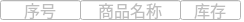
<?xml version="1.0" encoding="UTF-8"?>
<ui version="4.0">
 <class>stockForm</class>
 <widget class="QWidget" name="stockForm">
  <property name="geometry">
   <rect>
    <x>0</x>
    <y>0</y>
    <width>244</width>
    <height>22</height>
   </rect>
  </property>
  <property name="windowTitle">
   <string>Form</string>
  </property>
  <property name="styleSheet">
   <string notr="true">background-color: rgb(255, 255, 255);</string>
  </property>
  <widget class="QLineEdit" name="shoppingEdit">
   <property name="enabled">
    <bool>false</bool>
   </property>
   <property name="geometry">
    <rect>
     <x>80</x>
     <y>0</y>
     <width>101</width>
     <height>20</height>
    </rect>
   </property>
   <property name="font">
    <font>
     <family>楷体</family>
     <pointsize>12</pointsize>
    </font>
   </property>
   <property name="text">
    <string>商品名称</string>
   </property>
   <property name="alignment">
    <set>Qt::AlignCenter</set>
   </property>
  </widget>
  <widget class="QLineEdit" name="numEdit">
   <property name="enabled">
    <bool>false</bool>
   </property>
   <property name="geometry">
    <rect>
     <x>0</x>
     <y>0</y>
     <width>81</width>
     <height>20</height>
    </rect>
   </property>
   <property name="font">
    <font>
     <family>楷体</family>
     <pointsize>12</pointsize>
    </font>
   </property>
   <property name="text">
    <string>序号</string>
   </property>
   <property name="alignment">
    <set>Qt::AlignCenter</set>
   </property>
  </widget>
  <widget class="QLineEdit" name="stockEdit">
   <property name="enabled">
    <bool>false</bool>
   </property>
   <property name="geometry">
    <rect>
     <x>180</x>
     <y>0</y>
     <width>61</width>
     <height>20</height>
    </rect>
   </property>
   <property name="font">
    <font>
     <family>楷体</family>
     <pointsize>12</pointsize>
    </font>
   </property>
   <property name="text">
    <string>库存</string>
   </property>
   <property name="alignment">
    <set>Qt::AlignCenter</set>
   </property>
  </widget>
 </widget>
 <resources/>
 <connections/>
</ui>
